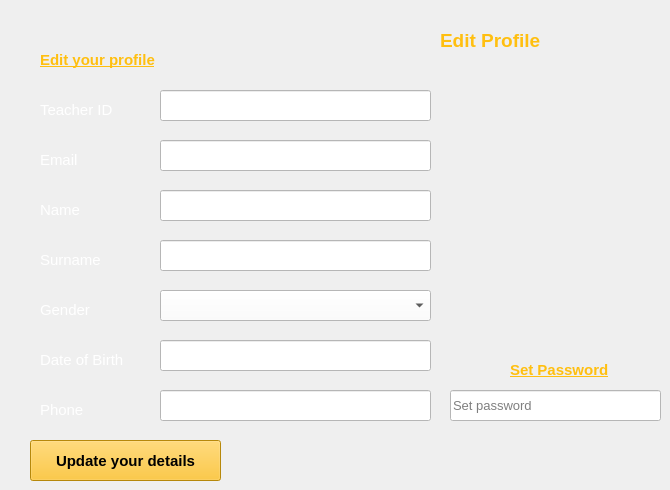
    <widget class="QWidget" name="tab_6">
     <attribute name="title">
      <string>Edit Profile</string>
     </attribute>
     <widget class="QLineEdit" name="tb25">
      <property name="geometry">
       <rect>
        <x>160</x>
        <y>340</y>
        <width>271</width>
        <height>31</height>
       </rect>
      </property>
      <property name="styleSheet">
       <string notr="true">background-color: rgb(255, 255, 255);</string>
      </property>
     </widget>
     <widget class="QLabel" name="label_12">
      <property name="geometry">
       <rect>
        <x>40</x>
        <y>50</y>
        <width>161</width>
        <height>20</height>
       </rect>
      </property>
      <property name="font">
       <font>
        <pointsize>11</pointsize>
        <weight>75</weight>
        <bold>true</bold>
        <underline>true</underline>
       </font>
      </property>
      <property name="styleSheet">
       <string notr="true">color: rgb(255, 191, 16);</string>
      </property>
      <property name="text">
       <string>Edit your profile</string>
      </property>
     </widget>
     <widget class="QLabel" name="label_28">
      <property name="geometry">
       <rect>
        <x>40</x>
        <y>100</y>
        <width>111</width>
        <height>20</height>
       </rect>
      </property>
      <property name="font">
       <font>
        <pointsize>11</pointsize>
       </font>
      </property>
      <property name="styleSheet">
       <string notr="true">color: rgb(255, 255, 255);</string>
      </property>
      <property name="text">
       <string>Teacher ID</string>
      </property>
     </widget>
     <widget class="QLabel" name="label_29">
      <property name="geometry">
       <rect>
        <x>40</x>
        <y>250</y>
        <width>111</width>
        <height>20</height>
       </rect>
      </property>
      <property name="font">
       <font>
        <pointsize>11</pointsize>
       </font>
      </property>
      <property name="styleSheet">
       <string notr="true">color: rgb(255, 255, 255);</string>
      </property>
      <property name="text">
       <string>Surname</string>
      </property>
     </widget>
     <widget class="QLabel" name="label_16">
      <property name="geometry">
       <rect>
        <x>510</x>
        <y>360</y>
        <width>121</width>
        <height>20</height>
       </rect>
      </property>
      <property name="font">
       <font>
        <pointsize>11</pointsize>
        <weight>75</weight>
        <bold>true</bold>
        <underline>true</underline>
       </font>
      </property>
      <property name="styleSheet">
       <string notr="true">color: rgb(255, 191, 16);</string>
      </property>
      <property name="text">
       <string>Set Password</string>
      </property>
     </widget>
     <widget class="QLineEdit" name="tb26">
      <property name="geometry">
       <rect>
        <x>160</x>
        <y>390</y>
        <width>271</width>
        <height>31</height>
       </rect>
      </property>
      <property name="styleSheet">
       <string notr="true">background-color: rgb(255, 255, 255);</string>
      </property>
     </widget>
     <widget class="QLabel" name="label_30">
      <property name="geometry">
       <rect>
        <x>40</x>
        <y>150</y>
        <width>111</width>
        <height>20</height>
       </rect>
      </property>
      <property name="font">
       <font>
        <pointsize>11</pointsize>
       </font>
      </property>
      <property name="styleSheet">
       <string notr="true">color: rgb(255, 255, 255);</string>
      </property>
      <property name="text">
       <string>Email</string>
      </property>
     </widget>
     <widget class="QLineEdit" name="tb22">
      <property name="geometry">
       <rect>
        <x>160</x>
        <y>140</y>
        <width>271</width>
        <height>31</height>
       </rect>
      </property>
      <property name="styleSheet">
       <string notr="true">background-color: rgb(255, 255, 255);</string>
      </property>
     </widget>
     <widget class="QLabel" name="label_8">
      <property name="geometry">
       <rect>
        <x>440</x>
        <y>30</y>
        <width>161</width>
        <height>21</height>
       </rect>
      </property>
      <property name="font">
       <font>
        <pointsize>14</pointsize>
        <weight>75</weight>
        <bold>true</bold>
       </font>
      </property>
      <property name="styleSheet">
       <string notr="true">color: rgb(255, 191, 16);</string>
      </property>
      <property name="text">
       <string>Edit Profile</string>
      </property>
     </widget>
     <widget class="QLineEdit" name="tb21">
      <property name="geometry">
       <rect>
        <x>160</x>
        <y>90</y>
        <width>271</width>
        <height>31</height>
       </rect>
      </property>
      <property name="styleSheet">
       <string notr="true">background-color: rgb(255, 255, 255);</string>
      </property>
     </widget>
     <widget class="QLineEdit" name="tb23">
      <property name="geometry">
       <rect>
        <x>160</x>
        <y>190</y>
        <width>271</width>
        <height>31</height>
       </rect>
      </property>
      <property name="styleSheet">
       <string notr="true">background-color: rgb(255, 255, 255);</string>
      </property>
     </widget>
     <widget class="QPushButton" name="b6">
      <property name="geometry">
       <rect>
        <x>30</x>
        <y>440</y>
        <width>191</width>
        <height>41</height>
       </rect>
      </property>
      <property name="font">
       <font>
        <pointsize>11</pointsize>
        <weight>75</weight>
        <bold>true</bold>
       </font>
      </property>
      <property name="styleSheet">
       <string notr="true">background-color: rgb(255, 191, 16);</string>
      </property>
      <property name="text">
       <string>Update your details</string>
      </property>
     </widget>
     <widget class="QLabel" name="label_31">
      <property name="geometry">
       <rect>
        <x>40</x>
        <y>200</y>
        <width>111</width>
        <height>20</height>
       </rect>
      </property>
      <property name="font">
       <font>
        <pointsize>11</pointsize>
       </font>
      </property>
      <property name="styleSheet">
       <string notr="true">color: rgb(255, 255, 255);</string>
      </property>
      <property name="text">
       <string>Name</string>
      </property>
     </widget>
     <widget class="QLineEdit" name="tb24">
      <property name="geometry">
       <rect>
        <x>160</x>
        <y>240</y>
        <width>271</width>
        <height>31</height>
       </rect>
      </property>
      <property name="styleSheet">
       <string notr="true">background-color: rgb(255, 255, 255);</string>
      </property>
     </widget>
     <widget class="QComboBox" name="cb11_tch">
      <property name="geometry">
       <rect>
        <x>160</x>
        <y>290</y>
        <width>271</width>
        <height>31</height>
       </rect>
      </property>
      <property name="styleSheet">
       <string notr="true">background-color: rgb(255, 255, 255);
font: 10pt &quot;MS Shell Dlg 2&quot;;
</string>
      </property>
      <property name="currentIndex">
       <number>-1</number>
      </property>
      <property name="maxVisibleItems">
       <number>8</number>
      </property>
      <property name="sizeAdjustPolicy">
       <enum>QComboBox::AdjustToContentsOnFirstShow</enum>
      </property>
      <property name="placeholderText" stdset="0">
       <string>Add/Select Teacher</string>
      </property>
      <item>
       <property name="text">
        <string>Male</string>
       </property>
      </item>
      <item>
       <property name="text">
        <string>Female</string>
       </property>
      </item>
     </widget>
     <widget class="QLabel" name="label_32">
      <property name="geometry">
       <rect>
        <x>40</x>
        <y>400</y>
        <width>111</width>
        <height>20</height>
       </rect>
      </property>
      <property name="font">
       <font>
        <pointsize>11</pointsize>
       </font>
      </property>
      <property name="styleSheet">
       <string notr="true">color: rgb(255, 255, 255);</string>
      </property>
      <property name="text">
       <string>Phone</string>
      </property>
     </widget>
     <widget class="QLabel" name="label_33">
      <property name="geometry">
       <rect>
        <x>40</x>
        <y>350</y>
        <width>111</width>
        <height>20</height>
       </rect>
      </property>
      <property name="font">
       <font>
        <pointsize>11</pointsize>
       </font>
      </property>
      <property name="styleSheet">
       <string notr="true">color: rgb(255, 255, 255);</string>
      </property>
      <property name="text">
       <string>Date of Birth</string>
      </property>
     </widget>
     <widget class="QLineEdit" name="tb27">
      <property name="geometry">
       <rect>
        <x>450</x>
        <y>390</y>
        <width>211</width>
        <height>31</height>
       </rect>
      </property>
      <property name="font">
       <font>
        <pointsize>10</pointsize>
       </font>
      </property>
      <property name="styleSheet">
       <string notr="true">background-color: rgb(255, 255, 255);</string>
      </property>
      <property name="echoMode">
       <enum>QLineEdit::Password</enum>
      </property>
      <property name="placeholderText">
       <string>Set password</string>
      </property>
      <property name="clearButtonEnabled">
       <bool>true</bool>
      </property>
     </widget>
     <widget class="QLabel" name="label_34">
      <property name="geometry">
       <rect>
        <x>40</x>
        <y>300</y>
        <width>111</width>
        <height>20</height>
       </rect>
      </property>
      <property name="font">
       <font>
        <pointsize>11</pointsize>
       </font>
      </property>
      <property name="styleSheet">
       <string notr="true">color: rgb(255, 255, 255);</string>
      </property>
      <property name="text">
       <string>Gender</string>
      </property>
     </widget>
    </widget>
